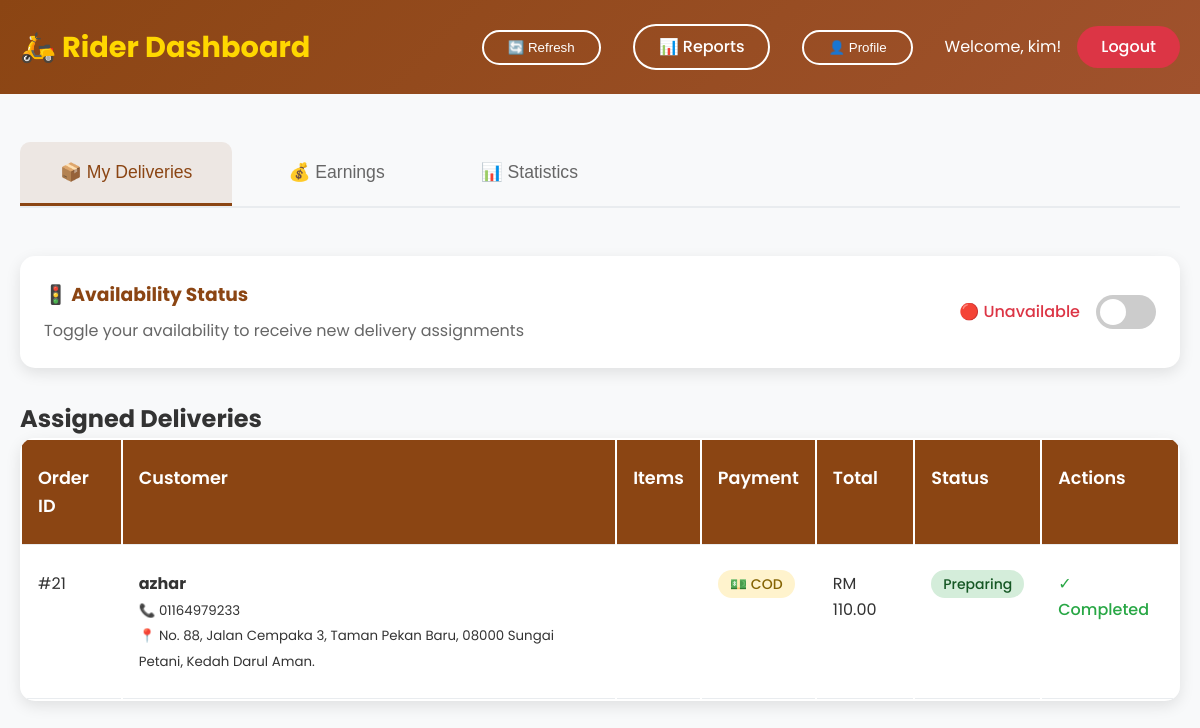
The page /rider_dashboard.php (signed in) on the database its author committed.
### tables this page shows
CREATE TABLE `rider` (
  `rider_id` int(11) NOT NULL,
  `rider_username` varchar(50) DEFAULT NULL,
  `rider_password` varchar(255) DEFAULT NULL,
  `rider_status` int(11) DEFAULT NULL,
  `rider_phonenumber` varchar(20) DEFAULT NULL,
  `rider_vehicleinfo` varchar(100) DEFAULT NULL,
  `rider_email` varchar(100) DEFAULT NULL
);

CREATE TABLE `orders` (
  `order_id` int(11) NOT NULL,
  `admin_id` int(11) DEFAULT NULL,
  `cust_id` int(11) DEFAULT NULL,
  `rider_id` int(11) DEFAULT NULL,
  `order_date` datetime DEFAULT NULL,
  `order_status` varchar(50) DEFAULT NULL,
  `total_price` decimal(10,2) DEFAULT NULL,
  `delivery_status` int(11) DEFAULT NULL,
  `payment_method` varchar(10) DEFAULT 'cod',
  `delivery_address` text DEFAULT NULL,
  `payment_proof` varchar(255) DEFAULT NULL
);

CREATE TABLE `customer` (
  `cust_id` int(11) NOT NULL,
  `cust_username` varchar(50) DEFAULT NULL,
  `cust_password` varchar(255) DEFAULT NULL,
  `cust_phonenumber` varchar(20) DEFAULT NULL,
  `cust_email` varchar(100) DEFAULT NULL,
  `cust_address` varchar(255) DEFAULT NULL
);

### rider_dashboard.php (the view, shortened to what this page needs)
<?php
include 'config/database.php';
$stmt = $pdo->prepare("SELECT * FROM rider WHERE rider_id = ?");
$stmt->execute([$_SESSION['user_id']]);
$rider = $stmt->fetch();
$stmt = $pdo->prepare("SELECT o.*, c.cust_username, c.cust_address, c.cust_phonenumber, o.payment_method,
                      GROUP_CONCAT(CONCAT(p.product_name, ' (', od.qty, ')') SEPARATOR ', ') as items
                      FROM orders o
                      LEFT JOIN customer c ON o.cust_id = c.cust_id
                      LEFT JOIN order_details od ON o.order_id = od.orders_id
                      LEFT JOIN product p ON od.product_id = p.product_id
                      WHERE o.rider_id = ? AND o.order_status IN ('In Delivery', 'Preparing')
                      GROUP BY o.order_id
                      ORDER BY o.order_date DESC");
$stmt->execute([$_SESSION['user_id']]);
$orders = $stmt->fetchAll();
?>
<!DOCTYPE html>
<html lang="en">
<head>
    <link rel="stylesheet" href="css/style.css">
</head>
<body>
<div class="dashboard">
    <div class="dashboard-header">
        <div class="container">
            <div class="dashboard-nav">
                <div class="logo">🛵 Rider Dashboard</div>
                <div class="nav-actions">
                    <button class="btn btn-secondary" onclick="refreshPage()" style="margin-right: 1rem;">🔄 Refresh</button>
                    <a href="rider_reports.php" class="btn btn-secondary" style="margin-right: 1rem;">📊 Reports</a>
                    <button class="btn btn-secondary" onclick="showTab('profile')" style="margin-right: 1rem;">👤 Profile</button>
                    <span>Welcome, <?php echo $_SESSION['username']; ?>!</span>
                    <a href="logout.php" class="btn btn-danger">Logout</a>
                </div>
            </div>
        </div>
    </div>
    <div class="container">
        <div class="dashboard-content">
            <div class="dashboard-tabs">
                <button class="tab-btn active" onclick="showTab('orders')">📦 My Deliveries</button>
                <button class="tab-btn" onclick="showTab('earnings')">💰 Earnings</button>
                <button class="tab-btn" onclick="showTab('statistics')">📊 Statistics</button>
            </div>
            <div style="background: white; padding: 1.5rem; border-radius: 15px; box-shadow: 0 5px 15px rgba(0,0,0,0.1); margin-bottom: 2rem;">
                <div style="display: flex; justify-content: space-between; align-items: center;">
                    <div>
                        <h3 style="margin: 0; color: #8B4513;">🚦 Availability Status</h3>
                        <p style="margin: 0.5rem 0 0 0; color: #666;">Toggle your availability to receive new delivery assignments</p>
                    </div>
                    <form method="POST" style="display: flex; align-items: center; gap: 1rem;">
                        <span style="font-weight: 500; color: <?php echo $rider['rider_status'] == 1 ? '#28a745' : '#dc3545'; ?>;">
                            <?php echo $rider['rider_status'] == 1 ? '🟢 Available' : '🔴 Unavailable'; ?>
                        </span>
                        <label class="switch" style="position: relative; display: inline-block; width: 60px; height: 34px;">
                            <span style="position: absolute; cursor: pointer; top: 0; left: 0; right: 0; bottom: 0; background-color: <?php echo $rider['rider_status'] == 1 ? '#28a745' : '#ccc'; ?>; transition: .4s; border-radius: 34px; <?php echo $rider['rider_status'] == 1 ? '' : 'background-color: #ccc;'; ?>">
                                <span style="position: absolute; content: ''; height: 26px; width: 26px; left: <?php echo $rider['rider_status'] == 1 ? '30px' : '4px'; ?>; bottom: 4px; background-color: white; transition: .4s; border-radius: 50%;"></span>
                            </span>
                        </label>
                    </form>
                </div>
            </div>
            <div id="orders" class="tab-content active">
                <h2>Assigned Deliveries</h2>
                <?php if (empty($orders)): ?>
                    <div style="background: white; padding: 2rem; border-radius: 15px; text-align: center; box-shadow: 0 5px 15px rgba(0,0,0,0.1);">
                        <h3>No deliveries assigned</h3>
                        <p>You will see your assigned deliveries here when staff assigns them to you.</p>
                    </div>
                <?php else: ?>
                    <div style="background: white; border-radius: 15px; overflow: hidden; box-shadow: 0 5px 15px rgba(0,0,0,0.1);">
                        <table class="data-table">
                            <thead>
                                <tr>
                                    <th>Order ID</th>
                                    <th>Customer</th>
                                    <th>Items</th>
                                    <th>Payment</th>
                                    <th>Total</th>
                                    <th>Status</th>
                                    <th>Actions</th>
                                </tr>
                            </thead>
                            <tbody>
                                <?php foreach ($orders as $order): ?>
                                    <tr>
                                        <td>#<?php echo $order['order_id']; ?></td>
                                        <td>
                                            <strong><?php echo htmlspecialchars($order['cust_username']); ?></strong><br>
                                            <small>📞 <?php echo htmlspecialchars($order['cust_phonenumber']); ?></small><br>
                                            <small>📍 <?php echo htmlspecialchars($order['cust_address']); ?></small>
                                        </td>
                                        <td><?php echo htmlspecialchars($order['items']); ?></td>
                                        <td>
                                            <span class="status-badge <?php echo ($order['payment_method'] ?? 'cod') === 'cod' ? 'status-pending' : 'status-completed'; ?>">
                                                <?php echo ($order['payment_method'] ?? 'cod') === 'cod' ? '💵 COD' : '📱 QR Paid'; ?>
                                            </span>
                                        </td>
                                        <td>RM <?php echo number_format($order['total_price'], 2); ?></td>
                                        <td>
                                            <span class="status-badge status-<?php echo strtolower(str_replace(' ', '', $order['order_status'])); ?>">
                                                <?php echo $order['order_status']; ?>
                                            </span>
                                        </td>
                                        <td>
                                            <form method="POST" style="display: inline-block;">
                                                <?php if ($order['delivery_status'] == 0): ?>
                                                    <button type="submit" name="update_delivery" value="accept" class="btn btn-primary" style="font-size: 0.875rem; margin-bottom: 0.5rem;">
                                                        ✅ Accept Delivery
                                                    </button>
                                                    <input type="hidden" name="action" value="accept">
                                                <?php else: ?>
                                                    <span style="color: #28a745; font-weight: 500;">✓ Completed</span>
                                                <?php endif; ?>
                                            </form>
                                        </td>
                                    </tr>
                                <?php endforeach; ?>
                            </tbody>
                        </table>
                    </div>
                <?php endif; ?>
            </div>
        </div>
    </div>
</div>
</body>
</html>

### css/style.css (style rules this page uses)
* { margin: 0; padding: 0; box-sizing: border-box; }
body { font-family: 'Poppins', sans-serif; line-height: 1.6; color: #333; background-color: #f8f9fa; }
.container { max-width: 1200px; margin: 0 auto; padding: 0 20px; }
.logo { font-size: 1.8rem; font-weight: 700; color: #FFD700; }
.nav-actions { display: flex; gap: 1rem; align-items: center; }
.btn { padding: 0.5rem 1.5rem; border: none; border-radius: 25px; cursor: pointer; font-weight: 500; text-decoration: none; display: inline-block; transition: all 0.3s; }
.btn-secondary { background: transparent; color: white; border: 2px solid white; }
.btn-danger { background: #dc3545; color: white; }
.dashboard { min-height: 100vh; background: #f8f9fa; }
.dashboard-header { background: linear-gradient(135deg, #8B4513 0%, #A0522D 100%); color: white; padding: 1.5rem 0; }
.dashboard-nav { display: flex; justify-content: space-between; align-items: center; }
.dashboard-content { padding: 3rem 0; }
.dashboard-tabs { display: flex; gap: 1rem; margin-bottom: 3rem; border-bottom: 2px solid #e9ecef; flex-wrap: wrap; }
.tab-btn { padding: 1.25rem 2.5rem; background: none; border: none; cursor: pointer; font-weight: 500; font-size: 1.1rem; color: #666; border-bottom: 3px solid transparent; transition: all 0.3s; border-radius: 10px 10px 0 0; }
.tab-btn.active { color: #8B4513; border-bottom-color: #8B4513; background: rgba(139, 69, 19, 0.1); }
.tab-content { display: none; }
.tab-content.active { display: block; }
.data-table { width: 100%; background: white; border-radius: 10px; overflow: hidden; box-shadow: 0 5px 15px rgba(0,0,0,0.1); }
.data-table th, .data-table td { padding: 1.5rem 1rem; text-align: left; border-bottom: 1px solid #e9ecef; vertical-align: top; }
.data-table th { background: #8B4513; color: white; font-weight: 600; font-size: 1.1rem; }
.status-badge { padding: 0.25rem 0.75rem; border-radius: 20px; font-size: 0.875rem; font-weight: 500; }
.status-pending { background: #fff3cd; color: #856404; }
.status-preparing { background: #d4edda; color: #155724; }

### rows shown on the page
orders: order_id "21", cust.cust_username "azhar", cust.cust_phonenumber "01164979233", cust.cust_address "No. 88, Jalan Cempaka 3, Taman Pekan Baru, 08000 Sungai Petani, Kedah Darul Aman.", payment_method "💵 COD", total_price "110.00", order_status "Preparing", delivery_status "✓ Completed"

### other values the page prints
$_SESSION['username'] "kim"
